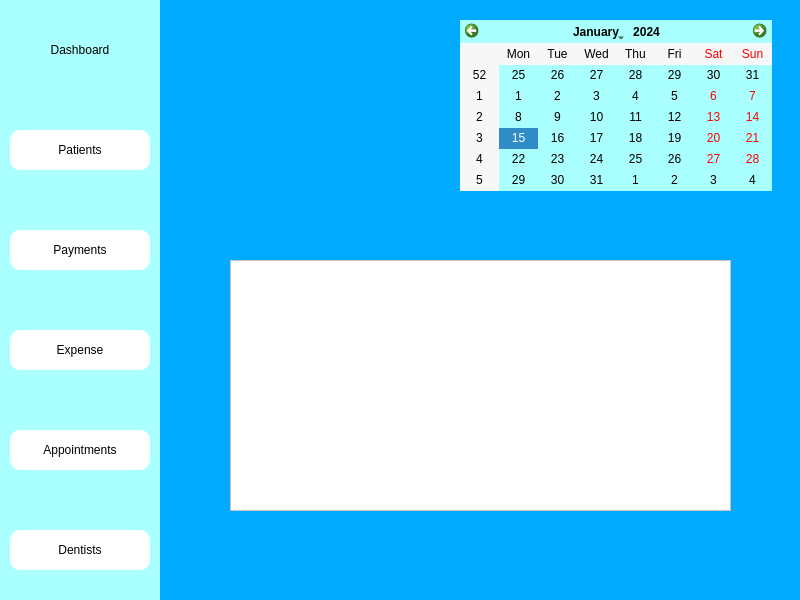
<?xml version="1.0" encoding="UTF-8"?>
<ui version="4.0">
 <class>Dialog</class>
 <widget class="QDialog" name="Dialog">
  <property name="geometry">
   <rect>
    <x>0</x>
    <y>0</y>
    <width>800</width>
    <height>600</height>
   </rect>
  </property>
  <property name="windowTitle">
   <string>Dialog</string>
  </property>
  <property name="styleSheet">
   <string notr="true">background-color: rgb(0, 170, 255);</string>
  </property>
  <widget class="QWidget" name="side_bar" native="true">
   <property name="geometry">
    <rect>
     <x>0</x>
     <y>0</y>
     <width>160</width>
     <height>600</height>
    </rect>
   </property>
   <property name="styleSheet">
    <string notr="true">background-color: rgb(170, 255, 255);</string>
   </property>
   <widget class="QPushButton" name="patient_btn">
    <property name="geometry">
     <rect>
      <x>10</x>
      <y>130</y>
      <width>140</width>
      <height>40</height>
     </rect>
    </property>
    <property name="styleSheet">
     <string notr="true">font: 12pt &quot;MS Shell Dlg 2&quot;;
background-color: rgb(255, 255, 255);
border-top-left-radius:10px;
border-bottom-left-radius:10px;
border-top-right-radius:10px;
border-bottom-right-radius:10px;</string>
    </property>
    <property name="text">
     <string>Patients</string>
    </property>
    <property name="icon">
     <iconset>
      <normaloff>../Medico_modern/patientdownload .png</normaloff>../Medico_modern/patientdownload .png</iconset>
    </property>
   </widget>
   <widget class="QPushButton" name="dash_btn">
    <property name="geometry">
     <rect>
      <x>10</x>
      <y>30</y>
      <width>140</width>
      <height>40</height>
     </rect>
    </property>
    <property name="styleSheet">
     <string notr="true">font: 12pt &quot;MS Shell Dlg 2&quot;;
border-color: rgb(0, 0, 0);
border-top-left-radius:10px;
border-bottom-left-radius:10px;
border-top-right-radius:10px;
border-bottom-right-radius:10px;
border-bottom-color: rgb(0, 0, 0);
selection-color: rgb(255, 255, 255);</string>
    </property>
    <property name="text">
     <string>Dashboard</string>
    </property>
    <property name="icon">
     <iconset>
      <normaloff>../Medico_modern/dashboard.png</normaloff>../Medico_modern/dashboard.png</iconset>
    </property>
   </widget>
   <widget class="QPushButton" name="appoint_btn">
    <property name="geometry">
     <rect>
      <x>10</x>
      <y>430</y>
      <width>140</width>
      <height>40</height>
     </rect>
    </property>
    <property name="styleSheet">
     <string notr="true">font: 12pt &quot;MS Shell Dlg 2&quot;;
background-color: rgb(255, 255, 255);
border-top-left-radius:10px;
border-bottom-left-radius:10px;
border-top-right-radius:10px;
border-bottom-right-radius:10px;</string>
    </property>
    <property name="text">
     <string>Appointments</string>
    </property>
    <property name="icon">
     <iconset>
      <normaloff>../Medico_modern/appointmentdownload (1).png</normaloff>../Medico_modern/appointmentdownload (1).png</iconset>
    </property>
   </widget>
   <widget class="QPushButton" name="dentist_btn">
    <property name="geometry">
     <rect>
      <x>10</x>
      <y>530</y>
      <width>140</width>
      <height>40</height>
     </rect>
    </property>
    <property name="styleSheet">
     <string notr="true">font: 12pt &quot;MS Shell Dlg 2&quot;;
background-color: rgb(255, 255, 255);
border-top-left-radius:10px;
border-bottom-left-radius:10px;
border-top-right-radius:10px;
border-bottom-right-radius:10px;</string>
    </property>
    <property name="text">
     <string>Dentists</string>
    </property>
    <property name="icon">
     <iconset>
      <normaloff>../Medico_modern/dentistimages.png</normaloff>../Medico_modern/dentistimages.png</iconset>
    </property>
   </widget>
   <widget class="QPushButton" name="payment_btn">
    <property name="geometry">
     <rect>
      <x>10</x>
      <y>230</y>
      <width>140</width>
      <height>40</height>
     </rect>
    </property>
    <property name="styleSheet">
     <string notr="true">font: 12pt &quot;MS Shell Dlg 2&quot;;
background-color: rgb(255, 255, 255);
border-top-left-radius:10px;
border-bottom-left-radius:10px;
border-top-right-radius:10px;
border-bottom-right-radius:10px;</string>
    </property>
    <property name="text">
     <string>Payments</string>
    </property>
    <property name="icon">
     <iconset>
      <normaloff>../Medico_modern/billingdownload (1).png</normaloff>../Medico_modern/billingdownload (1).png</iconset>
    </property>
   </widget>
   <widget class="QPushButton" name="expense_btn">
    <property name="geometry">
     <rect>
      <x>10</x>
      <y>330</y>
      <width>140</width>
      <height>40</height>
     </rect>
    </property>
    <property name="styleSheet">
     <string notr="true">font: 12pt &quot;MS Shell Dlg 2&quot;;
background-color: rgb(255, 255, 255);
border-top-left-radius:10px;
border-bottom-left-radius:10px;
border-top-right-radius:10px;
border-bottom-right-radius:10px;</string>
    </property>
    <property name="text">
     <string>Expense</string>
    </property>
    <property name="icon">
     <iconset>
      <normaloff>../Medico_modern/billingdownload (1).png</normaloff>../Medico_modern/billingdownload (1).png</iconset>
    </property>
   </widget>
  </widget>
  <widget class="QCalendarWidget" name="calendarWidget">
   <property name="geometry">
    <rect>
     <x>460</x>
     <y>20</y>
     <width>312</width>
     <height>171</height>
    </rect>
   </property>
   <property name="styleSheet">
    <string notr="true">background-color: rgb(255, 255, 255);
color: rgb(0, 0, 0);
background-color: rgb(170, 255, 255);</string>
   </property>
   <property name="gridVisible">
    <bool>false</bool>
   </property>
  </widget>
  <widget class="QTableWidget" name="dash_window">
   <property name="geometry">
    <rect>
     <x>230</x>
     <y>260</y>
     <width>501</width>
     <height>251</height>
    </rect>
   </property>
   <property name="styleSheet">
    <string notr="true">background-color: rgb(0, 255, 255);
background-color: rgb(255, 255, 255);</string>
   </property>
  </widget>
 </widget>
 <resources/>
 <connections/>
</ui>
